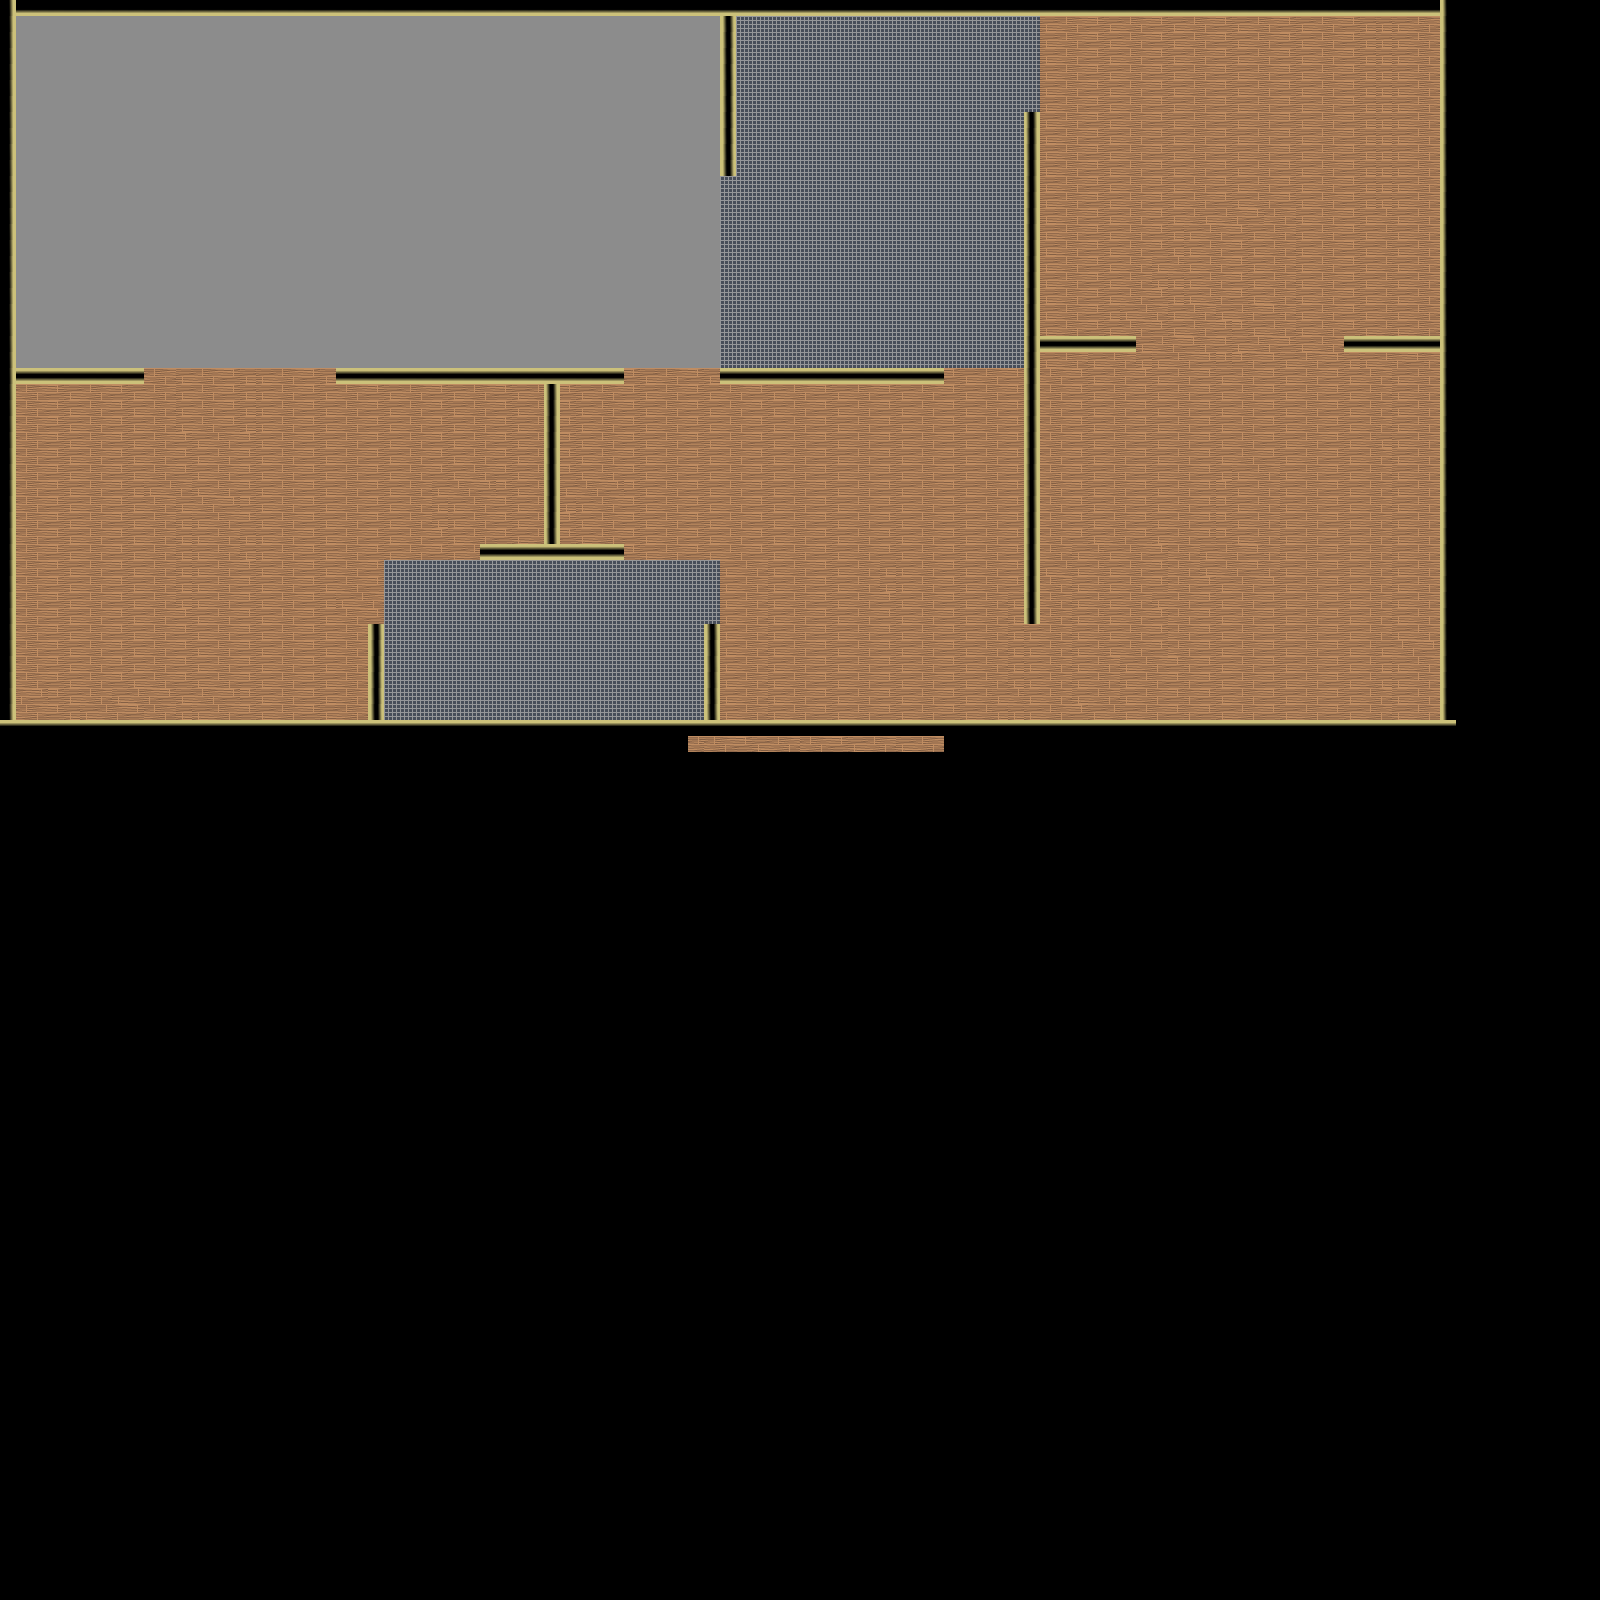

This is a level from a 2D game, rendered from its Tiled map with the project's own tilesets. A one-line summary and the map file follow, with tile-layer data summarised:
An orthogonal 100x100 tile map with 16x16 px tiles, 2 tile layers (Sol, Collision), 3 tilesets.

<map version="1.0" orientation="orthogonal" width="100" height="100" tilewidth="16" tileheight="16">
 <tileset firstgid="1" name="LD28" tilewidth="16" tileheight="16">
  <image source="LD28.png" width="800" height="600" />
 </tileset>
 <tileset firstgid="1851" name="LD28" tilewidth="16" tileheight="16">
  <image source="LD28.png" width="800" height="600" />
 </tileset>
 <tileset firstgid="3701" name="LD28" tilewidth="16" tileheight="16">
  <image source="LD28.png" width="800" height="600" />
 </tileset>
 <layer name="Sol" width="100" height="100">
  <data>[10000 cells, 4202 non-empty, 12 distinct tile ids]</data>
 </layer>
 <layer name="Collision" width="100" height="100">
  <data>[10000 cells, 395 non-empty, 11 distinct tile ids]</data>
 </layer>
</map>